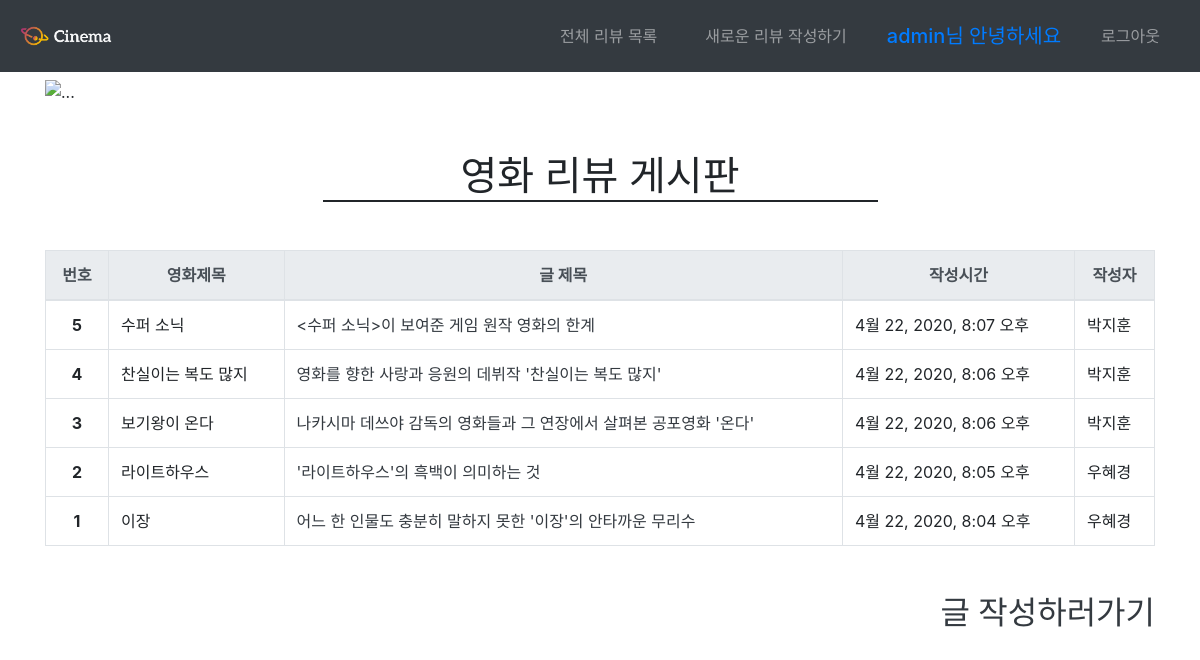
Screenshot of /community/ (signed in) with the database file from the repository.
### community/models.py (models this page shows)
class Review(models.Model):
    title=models.CharField(max_length=100)
    movie_title=models.CharField(max_length=30)
    rank=models.IntegerField(default=0)
    content=models.TextField()
    created_at=models.DateTimeField(auto_now_add=True)
    updated_at=models.DateTimeField(auto_now=True)
    user=models.ForeignKey(settings.AUTH_USER_MODEL,on_delete=models.CASCADE)

### community/views.py (the view)
# urls.py: path('',views.review_list,name='review_list'),
def review_list(request):
    reviews=Review.objects.order_by('-id')
    context={
        'reviews':reviews
    }
    return render(request,'community/review_list.html',context)

### community/templates/community/review_list.html (shortened to what this page needs)
{% extends 'base.html' %}
{% block body %}
<div id="carouselExampleControls" class="carousel slide mt-2" data-ride="carousel">
  <div class="carousel-inner">
    <div class="carousel-item active">
      <img src="https://images.hdqwalls.com/wallpapers/bthumb/1917-movie-2020-9k.jpg" class="d-block w-100" alt="...">
    </div>
  </div>
  <a class="carousel-control-prev" href="#carouselExampleControls" role="button" data-slide="prev">
    <span class="carousel-control-prev-icon" aria-hidden="true"></span>
  </a>
  <a class="carousel-control-next" href="#carouselExampleControls" role="button" data-slide="next">
    <span class="carousel-control-next-icon" aria-hidden="true"></span>
  </a>
</div>
<div class="text-center h1 col-6 offset-3 mt-5 mb-5" style="border-bottom: 2px solid">영화 리뷰 게시판</div>
<table class="table mx-auto table-bordered mt-5">
  <thead class="thead-light">
    <tr>
      <th scope="col" class="text-center">번호</th>
      <th scope="col" class="text-center">영화제목</th>
      <th scope="col" class="text-center">글 제목</th>
      <th scope="col" class="text-center">작성시간</th>
      <th scope="col" class="text-center">작성자</th>
    </tr>
  </thead>
  <tbody>
    {% for review in reviews %}
        <tr>
          <th scope="row" class="text-center">{{ forloop.revcounter }}</th>
          <td>{{ review.movie_title }}</td>
          <td><a href="{% url 'community:review_detail' review.id %}" class="text-dark text-decoration-none ">{{ review.title }}</a></td>
          <td>{{ review.created_at }}</td>
        <td>{{ review.user.username }}</td>
        </tr>
    {% endfor %}
      </tbody>
</table>
<div class="text-right my-5"><a href="{% url 'community:review_create' %}" class="h2 text-decoration-none text-dark">글 작성하러가기</a></div>
{% endblock %}

### templates/base.html (shortened to what this page needs)
{% load static %}
<!DOCTYPE html>
<html lang="ko">
<head>
    <link rel="stylesheet" href="{% static 'bootstrap/bootstrap.css' %}">
</head>
<body>
    <nav class="navbar navbar-expand-md navbar-dark sticky-top bg-dark">
      <a class="navbar-brand" href="{% url 'community:review_list' %}">
        <img class="img-fluid"src="{% static "images/logo.png" %}" width="100"height="80">
      </a>
      <div class="collapse navbar-collapse justify-content-end" id="navbarsExample04" style>
        <ul class="navbar-nav list-unstyled mb-0 ">
        <li class="nav-item mx-3 my-2 "><a href="{% url 'community:review_list' %}" class="nav-link">전체 리뷰 목록</a></li>
        <li class="nav-item mx-3 my-2 "><a href="{% url 'community:review_create' %}" class="nav-link">새로운 리뷰 작성하기</a></li>
       {% if request.user.is_authenticated %}
            <li class="nav-item mx-3 my-2 h5 text-center py-2 text-primary "> {{ request.user.username }}님 안녕하세요 </li>
            <li class="nav-item mx-3 my-2 "><a href="{% url 'accounts:logout' %}" class="nav-link" >로그아웃</a></li>
        {% else %}
            <li class="nav-item mx-3 my-2 "><a href="{% url 'accounts:signup' %}"  class="nav-link">회원가입</a></li>
            <li class="nav-item mx-3 my-2 "><a href="{% url 'accounts:login' %}"  class="nav-link">로그인</a></li>
        {% endif %}
        </ul>
      </div>
  </nav>
    <div class="container">
    {% block body %}
    {% endblock %}
    </div>
</body>
</html>

### rows the page displays
Review: movie_title "수퍼 소닉", title "<수퍼 소닉>이 보여준 게임 원작 영화의 한계", created_at "4월 22, 2020, 8:07 오후", user.username "박지훈"
Review: movie_title "찬실이는 복도 많지", title "영화를 향한 사랑과 응원의 데뷔작 '찬실이는 복도 많지'", created_at "4월 22, 2020, 8:06 오후", user.username "박지훈"
Review: movie_title "보기왕이 온다", title "나카시마 데쓰야 감독의 영화들과 그 연장에서 살펴본 공포영화 '온다'", created_at "4월 22, 2020, 8:06 오후", user.username "박지훈"
Review: movie_title "라이트하우스", title "'라이트하우스'의 흑백이 의미하는 것", created_at "4월 22, 2020, 8:05 오후", user.username "우혜경"
Review: movie_title "이장", title "어느 한 인물도 충분히 말하지 못한 '이장'의 안타까운 무리수", created_at "4월 22, 2020, 8:04 오후", user.username "우혜경"

### other values shown
{{ request.user.username }} "admin"
